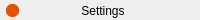
       <widget class="CENTAUR_NAMESPACE::MovableFrame" name="titleFrame">
        <property name="minimumSize">
         <size>
          <width>0</width>
          <height>20</height>
         </size>
        </property>
        <property name="maximumSize">
         <size>
          <width>16777215</width>
          <height>20</height>
         </size>
        </property>
        <property name="sizeIncrement">
         <size>
          <width>0</width>
          <height>0</height>
         </size>
        </property>
        <property name="cursor">
         <cursorShape>ArrowCursor</cursorShape>
        </property>
        <property name="mouseTracking">
         <bool>true</bool>
        </property>
        <property name="autoFillBackground">
         <bool>false</bool>
        </property>
        <property name="styleSheet">
         <string notr="true">QFrame{
background-color: qlineargradient(x1:0.5, y1: 0, x2:0.5, y2:1, 
							stop: 1  rgb(23,31,38), stop: 0 rgb(36,44,50));
border-top-left-radius: 10px;
border-top-right-radius: 10px;
border-bottom-left-radius: 0px;
border-bottom-right-radius: 0px;
border: 0px;
}</string>
        </property>
        <property name="frameShape">
         <enum>QFrame::NoFrame</enum>
        </property>
        <property name="frameShadow">
         <enum>QFrame::Plain</enum>
        </property>
        <layout class="QVBoxLayout" name="titleFrameLayout_2">
         <property name="spacing">
          <number>0</number>
         </property>
         <property name="leftMargin">
          <number>1</number>
         </property>
         <property name="topMargin">
          <number>1</number>
         </property>
         <property name="rightMargin">
          <number>1</number>
         </property>
         <property name="bottomMargin">
          <number>1</number>
         </property>
         <item>
          <widget class="QFrame" name="titleBarFrame">
           <property name="minimumSize">
            <size>
             <width>0</width>
             <height>20</height>
            </size>
           </property>
           <property name="maximumSize">
            <size>
             <width>16777215</width>
             <height>20</height>
            </size>
           </property>
           <property name="styleSheet">
            <string notr="true">QFrame{
background-color: rgba(0,0,0,0);
border: 0px;
}</string>
           </property>
           <property name="frameShape">
            <enum>QFrame::StyledPanel</enum>
           </property>
           <property name="frameShadow">
            <enum>QFrame::Raised</enum>
           </property>
           <layout class="QHBoxLayout" name="titleBarFrameLayout_2">
            <property name="spacing">
             <number>0</number>
            </property>
            <property name="sizeConstraint">
             <enum>QLayout::SetNoConstraint</enum>
            </property>
            <property name="leftMargin">
             <number>0</number>
            </property>
            <property name="topMargin">
             <number>0</number>
            </property>
            <property name="rightMargin">
             <number>0</number>
            </property>
            <property name="bottomMargin">
             <number>0</number>
            </property>
            <item>
             <widget class="QFrame" name="titleBarFrame_2">
              <property name="minimumSize">
               <size>
                <width>0</width>
                <height>20</height>
               </size>
              </property>
              <property name="maximumSize">
               <size>
                <width>16777215</width>
                <height>20</height>
               </size>
              </property>
              <property name="sizeIncrement">
               <size>
                <width>0</width>
                <height>0</height>
               </size>
              </property>
              <property name="styleSheet">
               <string notr="true">QFrame{
background-color: rgba(0,0,0,0);
border: 0px;
}</string>
              </property>
              <property name="frameShape">
               <enum>QFrame::StyledPanel</enum>
              </property>
              <property name="frameShadow">
               <enum>QFrame::Raised</enum>
              </property>
              <layout class="QHBoxLayout" name="titleBarFrameLayout2_2">
               <property name="spacing">
                <number>-1</number>
               </property>
               <property name="leftMargin">
                <number>0</number>
               </property>
               <property name="topMargin">
                <number>0</number>
               </property>
               <property name="rightMargin">
                <number>60</number>
               </property>
               <property name="bottomMargin">
                <number>0</number>
               </property>
               <item>
                <widget class="QFrame" name="systemButtonsFrame">
                 <property name="maximumSize">
                  <size>
                   <width>60</width>
                   <height>16777215</height>
                  </size>
                 </property>
                 <property name="styleSheet">
                  <string notr="true">QFrame{
background-color: rgba(0,0,0,0);
border: 0px;
}</string>
                 </property>
                 <property name="frameShape">
                  <enum>QFrame::StyledPanel</enum>
                 </property>
                 <property name="frameShadow">
                  <enum>QFrame::Raised</enum>
                 </property>
                 <layout class="QHBoxLayout" name="systemButtonsFrameLayout_2">
                  <property name="spacing">
                   <number>8</number>
                  </property>
                  <property name="leftMargin">
                   <number>5</number>
                  </property>
                  <property name="topMargin">
                   <number>1</number>
                  </property>
                  <property name="rightMargin">
                   <number>1</number>
                  </property>
                  <property name="bottomMargin">
                   <number>1</number>
                  </property>
                  <item>
                   <widget class="CENTAUR_NAMESPACE::SystemPushButton" name="closeButton">
                    <property name="minimumSize">
                     <size>
                      <width>13</width>
                      <height>13</height>
                     </size>
                    </property>
                    <property name="maximumSize">
                     <size>
                      <width>13</width>
                      <height>13</height>
                     </size>
                    </property>
                    <property name="styleSheet">
                     <string notr="true">QPushButton{
border: 0px;
border-radius: 6px;
background-color: rgb(230,80,2);
}

QPushButton:hover{
border: 0px;
border-radius: 6px;
background-color:  rgb(232,94,22);
}

QPushButton:pressed{
border: 0px;
border-radius: 6px;
background-color: rgb(238,136,83);
}</string>
                    </property>
                    <property name="text">
                     <string/>
                    </property>
                   </widget>
                  </item>
                  <item>
                   <spacer name="titleSpacer_2">
                    <property name="orientation">
                     <enum>Qt::Horizontal</enum>
                    </property>
                    <property name="sizeHint" stdset="0">
                     <size>
                      <width>40</width>
                      <height>20</height>
                     </size>
                    </property>
                   </spacer>
                  </item>
                 </layout>
                </widget>
               </item>
               <item>
                <widget class="QLabel" name="titleLabel">
                 <property name="styleSheet">
                  <string notr="true"/>
                 </property>
                 <property name="text">
                  <string>Settings</string>
                 </property>
                 <property name="alignment">
                  <set>Qt::AlignCenter</set>
                 </property>
                </widget>
               </item>
              </layout>
             </widget>
            </item>
           </layout>
          </widget>
         </item>
        </layout>
       </widget>
